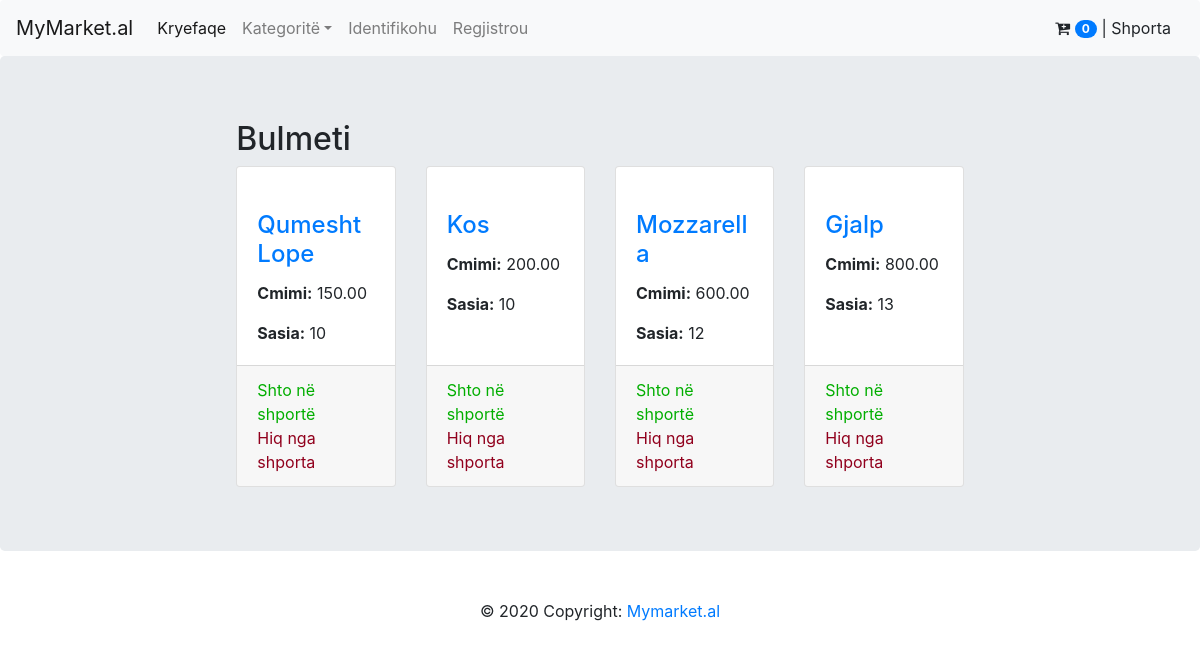
The page /dyqan/1/kategori/4/produkte/ on the database its author committed.
### market/models.py (models this page shows, shortened)
class Kategori(models.Model):
    emri = models.CharField(verbose_name='Emri', max_length=25)
    logo = models.ImageField(verbose_name='Logo', upload_to='static/media/')
    class Meta:
        verbose_name = 'Keategori'
        verbose_name_plural = 'Keategoritë'

class Product(models.Model):
    name = models.CharField(verbose_name='Emri', max_length=25)
    image = models.ImageField(verbose_name='Logo', upload_to='static/media/')
    cmimi_blerje = models.DecimalField(verbose_name='Cmimi i blerjes', max_digits=50, decimal_places=2)
    price = models.DecimalField(verbose_name='Cmimi ', max_digits=50, decimal_places=2)
    sasia = models.IntegerField(verbose_name='Sasia')
    njesia_matese = models.CharField(choices=NJESITE, default=NJESITE[0][0], max_length=10)
    kategoria = models.ForeignKey(to=Kategori, on_delete=models.CASCADE, related_name='produktet')
    dyqani = models.ForeignKey(to=Dyqan, on_delete=models.CASCADE, related_name='produktet')
    class Meta:
        verbose_name = 'Produkt'
        verbose_name_plural = 'Produkte'

### market/views.py (the view)
# urls.py: path('dyqan/<int:dyqan_id>/kategori/<int:kategori_id>/produkte/', produktet, name='produktet'),
def produktet(request, dyqan_id, kategori_id):
    produkte = Product.objects.filter(dyqani=dyqan_id, kategoria=kategori_id)
    kategori = Kategori.objects.values('emri').get(id=kategori_id)
    return render(request, 'produkte.html', {'produkte': produkte, 'kategori': kategori})

### market/context_processors.py (called while the page is built)
def kategorite(request):
    return {'kategorite': Kategori.objects.all()}

### templates/produkte.html
{% extends 'index.html' %}
{% block content %}
    <div class="last-products">
        <h2>{{ kategori.emri }}</h2>
        <div class="row">
            {% for produkt in produkte %}
                <div class="col-lg-3 col-sm-6 ">
                    <div class="card h-100">
                        <a href="#"><img class="card-img-top" src="/{{ produkt.image }}" alt=""></a>
                        <div class="card-body">
                            <h4 class="card-title">
                                <a href="#">{{ produkt.name }}</a>
                            </h4>
                            <p class="card-text"><b>Cmimi:</b> {{ produkt.price }}</p>
                            <p class="card-text"><b>Sasia:</b> {{ produkt.sasia }}</p>
                        </div>
                        <div class="card-footer">
                            <a href="{% url 'cart_add' produkt.id %}" style="color: #02ae00">Shto në shportë</a> <br>
                            <a href="{% url 'cart_clear' %}" style="color: #91001d">Hiq nga shporta</a><br>
                        </div>
                    </div>
                </div>
            {% endfor %}
        </div>
    </div>
{% endblock %}

### rows shown on the page
Kategori: emri "Bulmeti"
Product: name "Qumesht Lope", price "150.00", sasia "10"
Product: name "Kos", price "200.00", sasia "10"
Product: name "Mozzarella", price "600.00", sasia "12"
Product: name "Gjalp", price "800.00", sasia "13"

### other values the page prints
{{ request.session.cart|length }} "0"
